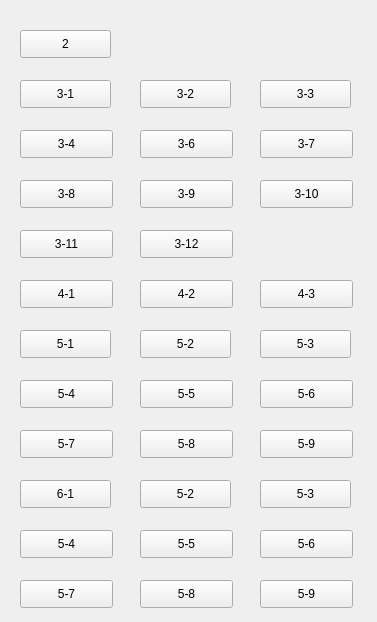
<?xml version="1.0" encoding="UTF-8"?>
<ui version="4.0">
 <class>Widget</class>
 <widget class="QWidget" name="Widget">
  <property name="geometry">
   <rect>
    <x>0</x>
    <y>0</y>
    <width>377</width>
    <height>622</height>
   </rect>
  </property>
  <property name="windowTitle">
   <string>Widget</string>
  </property>
  <widget class="QPushButton" name="pushButton_2">
   <property name="geometry">
    <rect>
     <x>20</x>
     <y>30</y>
     <width>91</width>
     <height>28</height>
    </rect>
   </property>
   <property name="text">
    <string>2</string>
   </property>
  </widget>
  <widget class="QPushButton" name="pushButton_311">
   <property name="geometry">
    <rect>
     <x>20</x>
     <y>230</y>
     <width>93</width>
     <height>28</height>
    </rect>
   </property>
   <property name="text">
    <string>3-11</string>
   </property>
  </widget>
  <widget class="QPushButton" name="pushButton_42">
   <property name="geometry">
    <rect>
     <x>140</x>
     <y>280</y>
     <width>93</width>
     <height>28</height>
    </rect>
   </property>
   <property name="text">
    <string>4-2</string>
   </property>
  </widget>
  <widget class="QPushButton" name="pushButton_43">
   <property name="geometry">
    <rect>
     <x>260</x>
     <y>280</y>
     <width>93</width>
     <height>28</height>
    </rect>
   </property>
   <property name="text">
    <string>4-3</string>
   </property>
  </widget>
  <widget class="QPushButton" name="pushButton_31">
   <property name="geometry">
    <rect>
     <x>20</x>
     <y>80</y>
     <width>91</width>
     <height>28</height>
    </rect>
   </property>
   <property name="text">
    <string>3-1</string>
   </property>
  </widget>
  <widget class="QPushButton" name="pushButton_39">
   <property name="geometry">
    <rect>
     <x>140</x>
     <y>180</y>
     <width>93</width>
     <height>28</height>
    </rect>
   </property>
   <property name="text">
    <string>3-9</string>
   </property>
  </widget>
  <widget class="QPushButton" name="pushButton_34">
   <property name="geometry">
    <rect>
     <x>20</x>
     <y>130</y>
     <width>93</width>
     <height>28</height>
    </rect>
   </property>
   <property name="text">
    <string>3-4</string>
   </property>
  </widget>
  <widget class="QPushButton" name="pushButton_32">
   <property name="geometry">
    <rect>
     <x>140</x>
     <y>80</y>
     <width>91</width>
     <height>28</height>
    </rect>
   </property>
   <property name="text">
    <string>3-2</string>
   </property>
  </widget>
  <widget class="QPushButton" name="pushButton_37">
   <property name="geometry">
    <rect>
     <x>260</x>
     <y>130</y>
     <width>93</width>
     <height>28</height>
    </rect>
   </property>
   <property name="text">
    <string>3-7</string>
   </property>
  </widget>
  <widget class="QPushButton" name="pushButton_38">
   <property name="geometry">
    <rect>
     <x>20</x>
     <y>180</y>
     <width>93</width>
     <height>28</height>
    </rect>
   </property>
   <property name="text">
    <string>3-8</string>
   </property>
  </widget>
  <widget class="QPushButton" name="pushButton_310">
   <property name="geometry">
    <rect>
     <x>260</x>
     <y>180</y>
     <width>93</width>
     <height>28</height>
    </rect>
   </property>
   <property name="text">
    <string>3-10</string>
   </property>
  </widget>
  <widget class="QPushButton" name="pushButton_312">
   <property name="geometry">
    <rect>
     <x>140</x>
     <y>230</y>
     <width>93</width>
     <height>28</height>
    </rect>
   </property>
   <property name="text">
    <string>3-12</string>
   </property>
  </widget>
  <widget class="QPushButton" name="pushButton_41">
   <property name="geometry">
    <rect>
     <x>20</x>
     <y>280</y>
     <width>93</width>
     <height>28</height>
    </rect>
   </property>
   <property name="text">
    <string>4-1</string>
   </property>
  </widget>
  <widget class="QPushButton" name="pushButton_33">
   <property name="geometry">
    <rect>
     <x>260</x>
     <y>80</y>
     <width>91</width>
     <height>28</height>
    </rect>
   </property>
   <property name="text">
    <string>3-3</string>
   </property>
  </widget>
  <widget class="QPushButton" name="pushButton_52">
   <property name="geometry">
    <rect>
     <x>140</x>
     <y>330</y>
     <width>91</width>
     <height>28</height>
    </rect>
   </property>
   <property name="text">
    <string>5-2</string>
   </property>
  </widget>
  <widget class="QPushButton" name="pushButton_59">
   <property name="geometry">
    <rect>
     <x>260</x>
     <y>430</y>
     <width>93</width>
     <height>28</height>
    </rect>
   </property>
   <property name="text">
    <string>5-9</string>
   </property>
  </widget>
  <widget class="QPushButton" name="pushButton_51">
   <property name="geometry">
    <rect>
     <x>20</x>
     <y>330</y>
     <width>91</width>
     <height>28</height>
    </rect>
   </property>
   <property name="text">
    <string>5-1</string>
   </property>
  </widget>
  <widget class="QPushButton" name="pushButton_55">
   <property name="geometry">
    <rect>
     <x>140</x>
     <y>380</y>
     <width>93</width>
     <height>28</height>
    </rect>
   </property>
   <property name="text">
    <string>5-5</string>
   </property>
  </widget>
  <widget class="QPushButton" name="pushButton_57">
   <property name="geometry">
    <rect>
     <x>20</x>
     <y>430</y>
     <width>93</width>
     <height>28</height>
    </rect>
   </property>
   <property name="text">
    <string>5-7</string>
   </property>
  </widget>
  <widget class="QPushButton" name="pushButton_56">
   <property name="geometry">
    <rect>
     <x>260</x>
     <y>380</y>
     <width>93</width>
     <height>28</height>
    </rect>
   </property>
   <property name="text">
    <string>5-6</string>
   </property>
  </widget>
  <widget class="QPushButton" name="pushButton_54">
   <property name="geometry">
    <rect>
     <x>20</x>
     <y>380</y>
     <width>93</width>
     <height>28</height>
    </rect>
   </property>
   <property name="text">
    <string>5-4</string>
   </property>
  </widget>
  <widget class="QPushButton" name="pushButton_53">
   <property name="geometry">
    <rect>
     <x>260</x>
     <y>330</y>
     <width>91</width>
     <height>28</height>
    </rect>
   </property>
   <property name="text">
    <string>5-3</string>
   </property>
  </widget>
  <widget class="QPushButton" name="pushButton_58">
   <property name="geometry">
    <rect>
     <x>140</x>
     <y>430</y>
     <width>93</width>
     <height>28</height>
    </rect>
   </property>
   <property name="text">
    <string>5-8</string>
   </property>
  </widget>
  <widget class="QPushButton" name="pushButton_36">
   <property name="geometry">
    <rect>
     <x>140</x>
     <y>130</y>
     <width>93</width>
     <height>28</height>
    </rect>
   </property>
   <property name="text">
    <string>3-6</string>
   </property>
  </widget>
  <widget class="QPushButton" name="pushButton_60">
   <property name="geometry">
    <rect>
     <x>140</x>
     <y>480</y>
     <width>91</width>
     <height>28</height>
    </rect>
   </property>
   <property name="text">
    <string>5-2</string>
   </property>
  </widget>
  <widget class="QPushButton" name="pushButton_61">
   <property name="geometry">
    <rect>
     <x>20</x>
     <y>530</y>
     <width>93</width>
     <height>28</height>
    </rect>
   </property>
   <property name="text">
    <string>5-4</string>
   </property>
  </widget>
  <widget class="QPushButton" name="pushButton_62">
   <property name="geometry">
    <rect>
     <x>260</x>
     <y>480</y>
     <width>91</width>
     <height>28</height>
    </rect>
   </property>
   <property name="text">
    <string>5-3</string>
   </property>
  </widget>
  <widget class="QPushButton" name="pushButton_63">
   <property name="geometry">
    <rect>
     <x>140</x>
     <y>580</y>
     <width>93</width>
     <height>28</height>
    </rect>
   </property>
   <property name="text">
    <string>5-8</string>
   </property>
  </widget>
  <widget class="QPushButton" name="pushButton_64">
   <property name="geometry">
    <rect>
     <x>260</x>
     <y>580</y>
     <width>93</width>
     <height>28</height>
    </rect>
   </property>
   <property name="text">
    <string>5-9</string>
   </property>
  </widget>
  <widget class="QPushButton" name="pushButton_65">
   <property name="geometry">
    <rect>
     <x>260</x>
     <y>530</y>
     <width>93</width>
     <height>28</height>
    </rect>
   </property>
   <property name="text">
    <string>5-6</string>
   </property>
  </widget>
  <widget class="QPushButton" name="pushButton_66">
   <property name="geometry">
    <rect>
     <x>20</x>
     <y>480</y>
     <width>91</width>
     <height>28</height>
    </rect>
   </property>
   <property name="text">
    <string>6-1</string>
   </property>
  </widget>
  <widget class="QPushButton" name="pushButton_67">
   <property name="geometry">
    <rect>
     <x>140</x>
     <y>530</y>
     <width>93</width>
     <height>28</height>
    </rect>
   </property>
   <property name="text">
    <string>5-5</string>
   </property>
  </widget>
  <widget class="QPushButton" name="pushButton_68">
   <property name="geometry">
    <rect>
     <x>20</x>
     <y>580</y>
     <width>93</width>
     <height>28</height>
    </rect>
   </property>
   <property name="text">
    <string>5-7</string>
   </property>
  </widget>
 </widget>
 <layoutdefault spacing="6" margin="11"/>
 <resources/>
 <connections/>
</ui>
